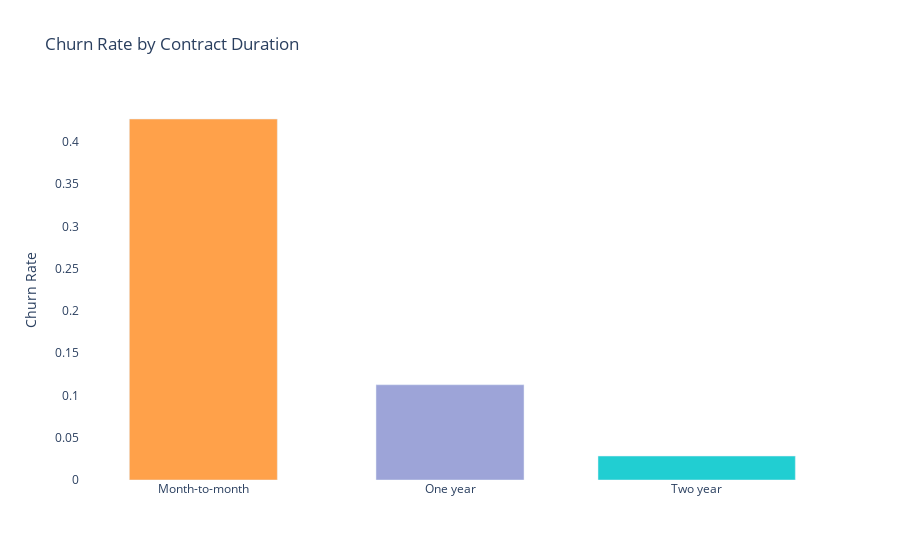

Write notebook code for a chart like this one.
### Code cell
# Churn Rate by Contract Duration
plot_by_contract = df.groupby('Contract').Churn.mean().reset_index()
plot_data = [
    go.Bar(
        x=plot_by_contract['Contract'],
        y=plot_by_contract['Churn'],
        width = [0.8],
        marker = dict(
            color=['#ffa14a', '#9da4d8', '#21ced2']
        )
    )
]

layout=go.Layout(
    xaxis={"type": "category"},
    yaxis={"title": "Churn Rate"},
    title="Churn Rate by Contract Duration",
    plot_bgcolor = 'white',
    paper_bgcolor = 'white',
)

fig = go.Figure(data=plot_data, layout=layout)
iplot(fig)

### Figure 1 — Plotly figure (JSON) as saved in the notebook; plotly's stock layout.template omitted (floating-point values rounded to 4 significant figures)
{"data": [{"marker": {"color": ["#ffa14a", "#9da4d8", "#21ced2"]}, "type": "bar", "width": [0.6, 0.6], "x": ["Month-to-month", "One year", "Two year"], "y": [0.4271, 0.1127, 0.02832]}], "layout": {"paper_bgcolor": "white", "plot_bgcolor": "white", "title": {"text": "Churn Rate by Contract Duration"}, "xaxis": {"type": "category"}, "yaxis": {"title": {"text": "Churn Rate"}}}}
